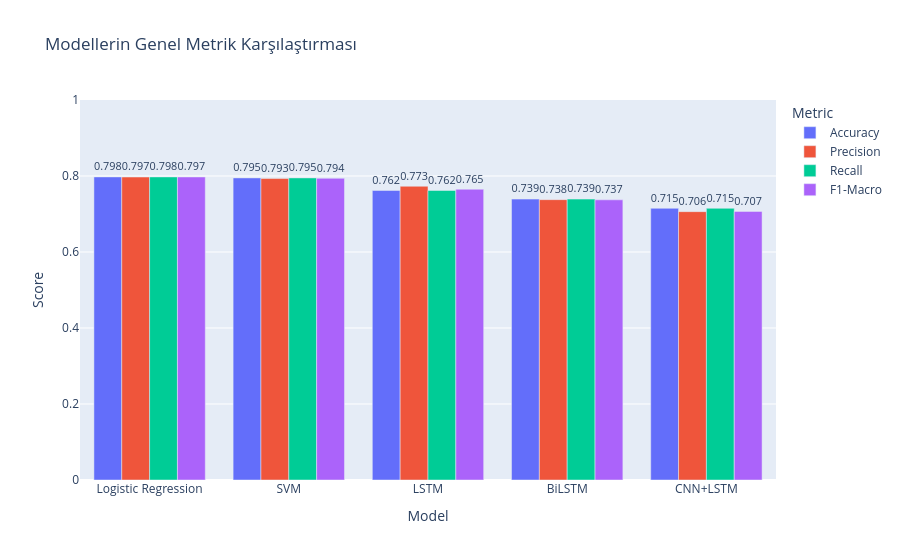

This figure's notebook cell:
### Markdown cell above
## 6.4 Model Karşılaştırma Grafikleri
Tüm metrikleri Plotly ile interaktif bar chart ve Matplotlib ile Radar Chart (Örümcek Ağı) formatında gösterir.

### Code cell
def get_metrics_dict(y_true, y_pred):
    return {
        'Accuracy': accuracy_score(y_true, y_pred),
        'Precision': precision_score(y_true, y_pred, average='macro'),
        'Recall': recall_score(y_true, y_pred, average='macro'),
        'F1-Macro': f1_score(y_true, y_pred, average='macro')
    }

metrics_data = {name: get_metrics_dict(y_test, preds) for name, preds in model_preds.items()}
df_metrics = pd.DataFrame(metrics_data).T.reset_index().rename(columns={'index': 'Model'})
df_melted = df_metrics.melt(id_vars='Model', var_name='Metric', value_name='Score')

fig = px.bar(df_melted, x='Model', y='Score', color='Metric', barmode='group',
             text='Score', title='Modellerin Genel Metrik Karşılaştırması')
fig.update_traces(texttemplate='%{text:.3f}', textposition='outside')
fig.update_layout(yaxis=dict(range=[0, 1]))
fig.write_image('results/model_comparison_bar.png')
fig.show()

### Figure 1 — Plotly figure (JSON) as saved in the notebook; plotly's stock layout.template omitted (floating-point values rounded to 4 significant figures)
{"data": [{"alignmentgroup": "True", "hovertemplate": "Metric=Accuracy<br>Model=%{x}<br>Score=%{text}<extra></extra>", "legendgroup": "Accuracy", "marker": {"color": "#636efa", "pattern": {"shape": ""}}, "name": "Accuracy", "offsetgroup": "Accuracy", "orientation": "v", "showlegend": true, "text": [0.7976, 0.795, 0.7619, 0.7392, 0.715], "textposition": "outside", "texttemplate": "%{text:.3f}", "type": "bar", "x": ["Logistic Regression", "SVM", "LSTM", "BiLSTM", "CNN+LSTM"], "xaxis": "x", "y": [0.7976, 0.795, 0.7619, 0.7392, 0.715], "yaxis": "y"}, {"alignmentgroup": "True", "hovertemplate": "Metric=Precision<br>Model=%{x}<br>Score=%{text}<extra></extra>", "legendgroup": "Precision", "marker": {"color": "#EF553B", "pattern": {"shape": ""}}, "name": "Precision", "offsetgroup": "Precision", "orientation": "v", "showlegend": true, "text": [0.7973, 0.7933, 0.773, 0.7377, 0.7062], "textposition": "outside", "texttemplate": "%{text:.3f}", "type": "bar", "x": ["Logistic Regression", "SVM", "LSTM", "BiLSTM", "CNN+LSTM"], "xaxis": "x", "y": [0.7973, 0.7933, 0.773, 0.7377, 0.7062], "yaxis": "y"}, {"alignmentgroup": "True", "hovertemplate": "Metric=Recall<br>Model=%{x}<br>Score=%{text}<extra></extra>", "legendgroup": "Recall", "marker": {"color": "#00cc96", "pattern": {"shape": ""}}, "name": "Recall", "offsetgroup": "Recall", "orientation": "v", "showlegend": true, "text": [0.7976, 0.795, 0.7619, 0.7392, 0.715], "textposition": "outside", "texttemplate": "%{text:.3f}", "type": "bar", "x": ["Logistic Regression", "SVM", "LSTM", "BiLSTM", "CNN+LSTM"], "xaxis": "x", "y": [0.7976, 0.795, 0.7619, 0.7392, 0.715], "yaxis": "y"}, {"alignmentgroup": "True", "hovertemplate": "Metric=F1-Macro<br>Model=%{x}<br>Score=%{text}<extra></extra>", "legendgroup": "F1-Macro", "marker": {"color": "#ab63fa", "pattern": {"shape": ""}}, "name": "F1-Macro", "offsetgroup": "F1-Macro", "orientation": "v", "showlegend": true, "text": [0.7975, 0.794, 0.7651, 0.7373, 0.7068], "textposition": "outside", "texttemplate": "%{text:.3f}", "type": "bar", "x": ["Logistic Regression", "SVM", "LSTM", "BiLSTM", "CNN+LSTM"], "xaxis": "x", "y": [0.7975, 0.794, 0.7651, 0.7373, 0.7068], "yaxis": "y"}], "layout": {"barmode": "group", "legend": {"title": {"text": "Metric"}, "tracegroupgap": 0}, "title": {"text": "Modellerin Genel Metrik Karşılaştırması"}, "xaxis": {"anchor": "y", "domain": [0, 1], "title": {"text": "Model"}}, "yaxis": {"anchor": "x", "domain": [0, 1], "range": [0, 1], "title": {"text": "Score"}}}}
